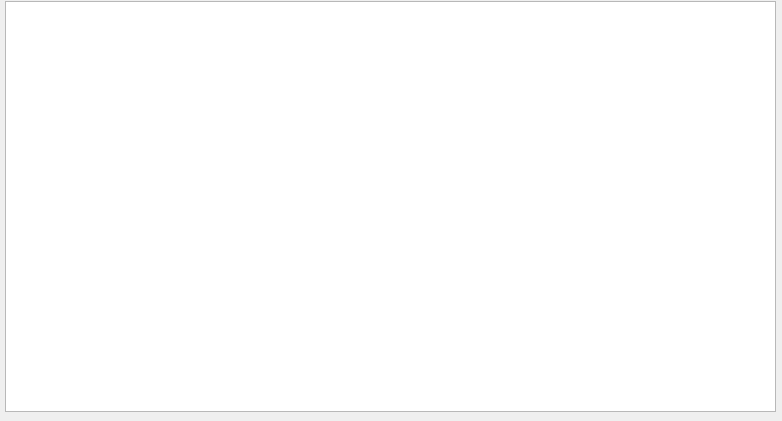
<?xml version="1.0" encoding="UTF-8"?>
<ui version="4.0">
 <class>DebugWindow</class>
 <widget class="QMainWindow" name="DebugWindow">
  <property name="geometry">
   <rect>
    <x>0</x>
    <y>0</y>
    <width>782</width>
    <height>421</height>
   </rect>
  </property>
  <property name="windowTitle">
   <string>DebugWindow</string>
  </property>
  <widget class="QWidget" name="centralwidget">
   <widget class="QTextBrowser" name="text">
    <property name="geometry">
     <rect>
      <x>5</x>
      <y>1</y>
      <width>771</width>
      <height>411</height>
     </rect>
    </property>
    <property name="sizePolicy">
     <sizepolicy hsizetype="Maximum" vsizetype="Maximum">
      <horstretch>0</horstretch>
      <verstretch>0</verstretch>
     </sizepolicy>
    </property>
    <property name="locale">
     <locale language="English" country="UnitedStates"/>
    </property>
   </widget>
  </widget>
 </widget>
 <resources/>
 <connections/>
</ui>
